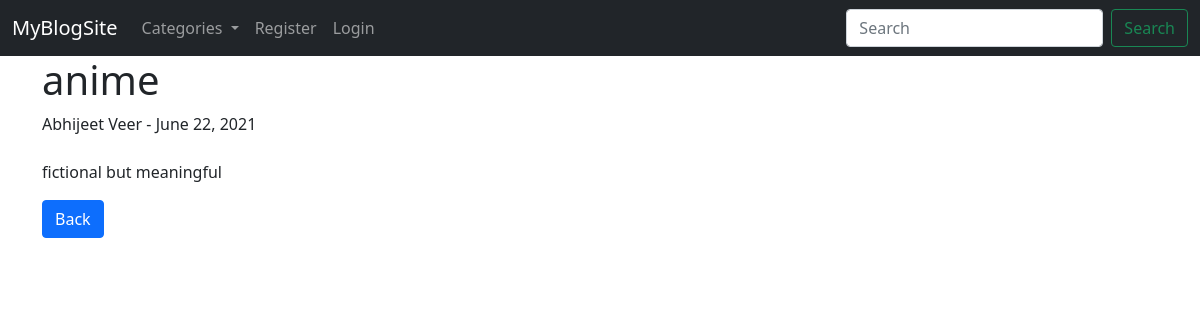
/article/7, run on the app's committed database.
### theblog/models.py (models this page shows, shortened)
class Post(models.Model):
    title=models.CharField(max_length=255)
    title_tag=models.CharField(max_length=255, default="")
    author=models.ForeignKey(User,on_delete=models.CASCADE)
    body=models.TextField()
    post_date=models.DateField(auto_now_add=True)
    category=models.CharField(max_length=255, default="programming")

### theblog/views.py (the view)
# urls.py: path('article/<int:pk>', ArticleDetailView.as_view(), name='article-detail'),
class ArticleDetailView(generic.DetailView):
    model=Post
    template_name= 'article.html'
    def get_context_data(self, *args, **kwargs):
        cat_menu= Category.objects.all()
        context= super(ArticleDetailView,self).get_context_data(*args, **kwargs)
        context["cat_menu"]=cat_menu
        return context

### theblog/models.py (called while the page is built)
    def __str__(self):
        return self.name

### theblog/templates/article.html (shortened to what this page needs)
{% extends 'base.html' %}
{% block content %}
<h1>{{ post.title }}</h1>
<div>{{ post.author.first_name }} {{post.author.last_name}} - {{post.post_date}}</div>
    <br><p class="article-content">{{ post.body }}</p><a href="{% url 'home' %}" class="btn btn-primary">Back</a>
{% endblock %}

### data on the page
Post: title "anime", author.first_name "Abhijeet", author.last_name "Veer", post_date "June 22, 2021", body "fictional but meaningful"
